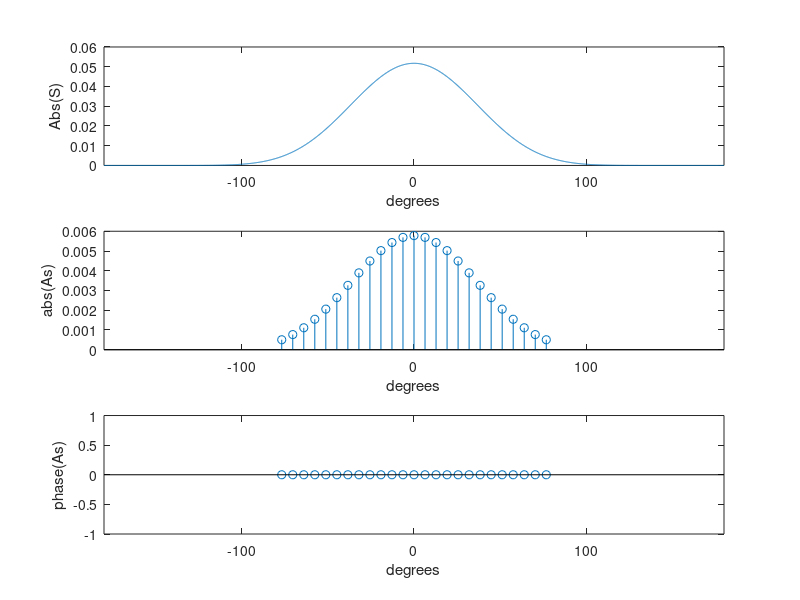

This chart was generated by the following MATLAB code: (Note: this script raises an error after producing the figure.)
% This script is used to create the curved wave for the wave field 
% experiments. It uses the EDesign's Njordr wave synthesizer software's
% 'Wave fronts' specification, which creates a wave by combining plane wave
% components with different: amplitude, frequency, direction, and phase. In
% this case, all component will have the same frequency. 

%% 0 - User define parameters
freq = 1.25;                        % frequency (Hz);
origin = [0 0];                 % position of the origin
randPhase = false;                   % random phase?
if (any(origin ~= [0 0]))
    randPhase = false;
end

% 0-1 other pertinent parameters
a = 0.08;                            % wave amplitude
s = 10;                         % spreading parameter (cos^2s)

freqstr = num2str(freq);
idot = strfind(freqstr, '.');
if (~isempty(idot))
    freqstr = [freqstr(1:(idot-1)) freqstr(idot+1:end)];
end

xstr = num2str(origin(1));
idot = strfind(xstr, '.');
if (~isempty(idot))
    xstr = [xstr(1:(idot-1)) xstr(idot+1:end)];
end

ystr = num2str(origin(2));
idot = strfind(ystr, '.');
if (~isempty(idot))
    ystr = [ystr(1:(idot-1)) ystr(idot+1:end)];
end

fileName = ['wave_front_f' freqstr '_x' xstr '_y' ystr];       % name of the wave fronts file
if (randPhase)
    fileName = [fileName '_rand'];
end

% 1 - define the spreading function

Ntheta = 4096;   
dtheta = 2*pi/Ntheta;
theta = -pi:dtheta:(pi-dtheta); % directions

% Based on a cos^2s spread, which is for the energy density spectrum. We
% want to the amplitude spectrum, which is sqrt(cos^2s) = cos^s
S = cos(1/2*(theta)).^(s);
normS = trapz(theta,S);
S = S./normS;

S = a*S;

% If ypos ~= 0, modify the spectrum so that its origin is at another
% location

if (any(origin ~= [0 0]))
    h = 1.18;
    k = solveForK(2*pi*freq, h);
    L = sqrt(origin(1)^2 + origin(2)^2);
    alpha = atan2(origin(2), -origin(1));  
    
    S = S.*exp(-1i*k*L*cos(alpha - theta));
end

% 2 - discrtize the spread into plane waves
Nbeta = 25;
angLim = pi/180*80;
dbeta = 2*angLim/Nbeta;               % only directions from -pi/3:pi/3;
beta = (-angLim+dbeta/2):dbeta:(angLim-dbeta/2);    % mid points

AsC = interp1(theta, S, beta);          % complex amplitude
AsC = AsC*dbeta;
As = abs(AsC);                          % real amplitudes
if (randPhase)
    phases = 2*pi*rand(size(As));
else
    phases = angle(AsC);                    % phases
    ineg = find(phases < 0);
    phases(ineg) = 2*pi + phases(ineg);
end

% Plot
figure;
subplot(3,1,1);
plot(theta/pi*180, abs(S));
set(gca, 'xlim', [-180 180]);
xlabel('degrees')
ylabel('Abs(S)');

subplot(3,1,2);
stem(beta/pi*180, As);
set(gca, 'xlim', [-180 180]);
xlabel('degrees');
ylabel('abs(As)');

subplot(3,1,3);
stem(beta/pi*180, phases);
set(gca, 'xlim', [-180 180]);
xlabel('degrees')
ylabel('phase(As)');

% 3 - write file

fileloc = ['C:\Users\s1213969\Dropbox\matlab\experiment\wave_gen\' fileName '.csv'];

freqs = freq*ones(size(As));

write_Njord_fronts_file(fileloc, freqs, As, beta, phases);

